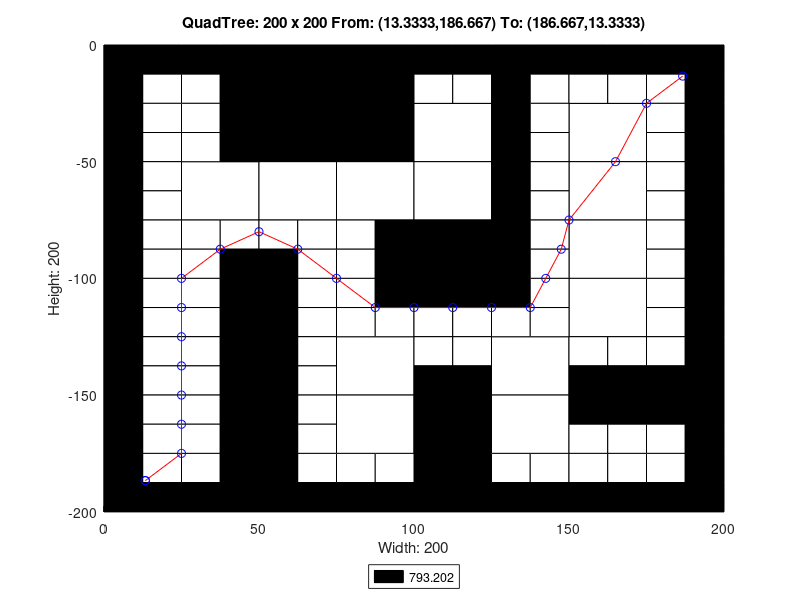

MATLAB code for this plot:
axis([0 200 -200 0]);
title('QuadTree: 200 x 200 From: (13.3333,186.667) To: (186.667,13.3333)');
xlabel('Width: 200');
ylabel('Height: 200');
rectangle('Position',[50 -50 50 50], 'FaceColor',[0 0 0]);
rectangle('Position',[25 -75 25 25], 'FaceColor',[1 1 1]);
rectangle('Position',[50 -75 25 25], 'FaceColor',[1 1 1]);
rectangle('Position',[75 -75 25 25], 'FaceColor',[1 1 1]);
rectangle('Position',[100 -50 25 25], 'FaceColor',[1 1 1]);
rectangle('Position',[150 -50 25 25], 'FaceColor',[1 1 1]);
rectangle('Position',[100 -75 25 25], 'FaceColor',[1 1 1]);
rectangle('Position',[100 -100 25 25], 'FaceColor',[0 0 0]);
rectangle('Position',[150 -75 25 25], 'FaceColor',[1 1 1]);
rectangle('Position',[150 -100 25 25], 'FaceColor',[1 1 1]);
rectangle('Position',[75 -150 25 25], 'FaceColor',[1 1 1]);
rectangle('Position',[75 -175 25 25], 'FaceColor',[1 1 1]);
rectangle('Position',[125 -150 25 25], 'FaceColor',[1 1 1]);
rectangle('Position',[150 -125 25 25], 'FaceColor',[1 1 1]);
rectangle('Position',[100 -175 25 25], 'FaceColor',[0 0 0]);
rectangle('Position',[125 -175 25 25], 'FaceColor',[1 1 1]);
rectangle('Position',[100 -200 25 25], 'FaceColor',[0 0 0]);
rectangle('Position',[0 -12.5 12.5 12.5], 'FaceColor',[0 0 0]);
rectangle('Position',[12.5 -12.5 12.5 12.5], 'FaceColor',[0 0 0]);
rectangle('Position',[0 -25 12.5 12.5], 'FaceColor',[0 0 0]);
rectangle('Position',[12.5 -25 12.5 12.5], 'FaceColor',[1 1 1]);
rectangle('Position',[25 -12.5 12.5 12.5], 'FaceColor',[0 0 0]);
rectangle('Position',[37.5 -12.5 12.5 12.5], 'FaceColor',[0 0 0]);
rectangle('Position',[25 -25 12.5 12.5], 'FaceColor',[1 1 1]);
rectangle('Position',[37.5 -25 12.5 12.5], 'FaceColor',[0 0 0]);
rectangle('Position',[0 -37.5 12.5 12.5], 'FaceColor',[0 0 0]);
rectangle('Position',[12.5 -37.5 12.5 12.5], 'FaceColor',[1 1 1]);
rectangle('Position',[0 -50 12.5 12.5], 'FaceColor',[0 0 0]);
rectangle('Position',[12.5 -50 12.5 12.5], 'FaceColor',[1 1 1]);
rectangle('Position',[25 -37.5 12.5 12.5], 'FaceColor',[1 1 1]);
rectangle('Position',[37.5 -37.5 12.5 12.5], 'FaceColor',[0 0 0]);
rectangle('Position',[25 -50 12.5 12.5], 'FaceColor',[1 1 1]);
rectangle('Position',[37.5 -50 12.5 12.5], 'FaceColor',[0 0 0]);
rectangle('Position',[0 -62.5 12.5 12.5], 'FaceColor',[0 0 0]);
rectangle('Position',[12.5 -62.5 12.5 12.5], 'FaceColor',[1 1 1]);
rectangle('Position',[0 -75 12.5 12.5], 'FaceColor',[0 0 0]);
rectangle('Position',[12.5 -75 12.5 12.5], 'FaceColor',[1 1 1]);
rectangle('Position',[0 -87.5 12.5 12.5], 'FaceColor',[0 0 0]);
rectangle('Position',[12.5 -87.5 12.5 12.5], 'FaceColor',[1 1 1]);
rectangle('Position',[0 -100 12.5 12.5], 'FaceColor',[0 0 0]);
rectangle('Position',[12.5 -100 12.5 12.5], 'FaceColor',[1 1 1]);
rectangle('Position',[25 -87.5 12.5 12.5], 'FaceColor',[1 1 1]);
rectangle('Position',[37.5 -87.5 12.5 12.5], 'FaceColor',[1 1 1]);
rectangle('Position',[25 -100 12.5 12.5], 'FaceColor',[1 1 1]);
rectangle('Position',[37.5 -100 12.5 12.5], 'FaceColor',[0 0 0]);
rectangle('Position',[50 -87.5 12.5 12.5], 'FaceColor',[1 1 1]);
rectangle('Position',[62.5 -87.5 12.5 12.5], 'FaceColor',[1 1 1]);
rectangle('Position',[50 -100 12.5 12.5], 'FaceColor',[0 0 0]);
rectangle('Position',[62.5 -100 12.5 12.5], 'FaceColor',[1 1 1]);
rectangle('Position',[75 -87.5 12.5 12.5], 'FaceColor',[1 1 1]);
rectangle('Position',[87.5 -87.5 12.5 12.5], 'FaceColor',[0 0 0]);
rectangle('Position',[75 -100 12.5 12.5], 'FaceColor',[1 1 1]);
rectangle('Position',[87.5 -100 12.5 12.5], 'FaceColor',[0 0 0]);
rectangle('Position',[100 -12.5 12.5 12.5], 'FaceColor',[0 0 0]);
rectangle('Position',[112.5 -12.5 12.5 12.5], 'FaceColor',[0 0 0]);
rectangle('Position',[100 -25 12.5 12.5], 'FaceColor',[1 1 1]);
rectangle('Position',[112.5 -25 12.5 12.5], 'FaceColor',[1 1 1]);
rectangle('Position',[125 -12.5 12.5 12.5], 'FaceColor',[0 0 0]);
rectangle('Position',[137.5 -12.5 12.5 12.5], 'FaceColor',[0 0 0]);
rectangle('Position',[125 -25 12.5 12.5], 'FaceColor',[0 0 0]);
rectangle('Position',[137.5 -25 12.5 12.5], 'FaceColor',[1 1 1]);
rectangle('Position',[125 -37.5 12.5 12.5], 'FaceColor',[0 0 0]);
rectangle('Position',[137.5 -37.5 12.5 12.5], 'FaceColor',[1 1 1]);
rectangle('Position',[125 -50 12.5 12.5], 'FaceColor',[0 0 0]);
rectangle('Position',[137.5 -50 12.5 12.5], 'FaceColor',[1 1 1]);
rectangle('Position',[150 -12.5 12.5 12.5], 'FaceColor',[0 0 0]);
rectangle('Position',[162.5 -12.5 12.5 12.5], 'FaceColor',[0 0 0]);
rectangle('Position',[150 -25 12.5 12.5], 'FaceColor',[1 1 1]);
rectangle('Position',[162.5 -25 12.5 12.5], 'FaceColor',[1 1 1]);
rectangle('Position',[175 -12.5 12.5 12.5], 'FaceColor',[0 0 0]);
rectangle('Position',[187.5 -12.5 12.5 12.5], 'FaceColor',[0 0 0]);
rectangle('Position',[175 -25 12.5 12.5], 'FaceColor',[1 1 1]);
rectangle('Position',[187.5 -25 12.5 12.5], 'FaceColor',[0 0 0]);
rectangle('Position',[175 -37.5 12.5 12.5], 'FaceColor',[1 1 1]);
rectangle('Position',[187.5 -37.5 12.5 12.5], 'FaceColor',[0 0 0]);
rectangle('Position',[175 -50 12.5 12.5], 'FaceColor',[1 1 1]);
rectangle('Position',[187.5 -50 12.5 12.5], 'FaceColor',[0 0 0]);
rectangle('Position',[125 -62.5 12.5 12.5], 'FaceColor',[0 0 0]);
rectangle('Position',[137.5 -62.5 12.5 12.5], 'FaceColor',[1 1 1]);
rectangle('Position',[125 -75 12.5 12.5], 'FaceColor',[0 0 0]);
rectangle('Position',[137.5 -75 12.5 12.5], 'FaceColor',[1 1 1]);
rectangle('Position',[125 -87.5 12.5 12.5], 'FaceColor',[0 0 0]);
rectangle('Position',[137.5 -87.5 12.5 12.5], 'FaceColor',[1 1 1]);
rectangle('Position',[125 -100 12.5 12.5], 'FaceColor',[0 0 0]);
rectangle('Position',[137.5 -100 12.5 12.5], 'FaceColor',[1 1 1]);
rectangle('Position',[175 -62.5 12.5 12.5], 'FaceColor',[1 1 1]);
rectangle('Position',[187.5 -62.5 12.5 12.5], 'FaceColor',[0 0 0]);
rectangle('Position',[175 -75 12.5 12.5], 'FaceColor',[1 1 1]);
rectangle('Position',[187.5 -75 12.5 12.5], 'FaceColor',[0 0 0]);
rectangle('Position',[175 -87.5 12.5 12.5], 'FaceColor',[1 1 1]);
rectangle('Position',[187.5 -87.5 12.5 12.5], 'FaceColor',[0 0 0]);
rectangle('Position',[175 -100 12.5 12.5], 'FaceColor',[1 1 1]);
rectangle('Position',[187.5 -100 12.5 12.5], 'FaceColor',[0 0 0]);
rectangle('Position',[0 -112.5 12.5 12.5], 'FaceColor',[0 0 0]);
rectangle('Position',[12.5 -112.5 12.5 12.5], 'FaceColor',[1 1 1]);
rectangle('Position',[0 -125 12.5 12.5], 'FaceColor',[0 0 0]);
rectangle('Position',[12.5 -125 12.5 12.5], 'FaceColor',[1 1 1]);
rectangle('Position',[25 -112.5 12.5 12.5], 'FaceColor',[1 1 1]);
rectangle('Position',[37.5 -112.5 12.5 12.5], 'FaceColor',[0 0 0]);
rectangle('Position',[25 -125 12.5 12.5], 'FaceColor',[1 1 1]);
rectangle('Position',[37.5 -125 12.5 12.5], 'FaceColor',[0 0 0]);
rectangle('Position',[0 -137.5 12.5 12.5], 'FaceColor',[0 0 0]);
rectangle('Position',[12.5 -137.5 12.5 12.5], 'FaceColor',[1 1 1]);
rectangle('Position',[0 -150 12.5 12.5], 'FaceColor',[0 0 0]);
rectangle('Position',[12.5 -150 12.5 12.5], 'FaceColor',[1 1 1]);
rectangle('Position',[25 -137.5 12.5 12.5], 'FaceColor',[1 1 1]);
rectangle('Position',[37.5 -137.5 12.5 12.5], 'FaceColor',[0 0 0]);
rectangle('Position',[25 -150 12.5 12.5], 'FaceColor',[1 1 1]);
rectangle('Position',[37.5 -150 12.5 12.5], 'FaceColor',[0 0 0]);
rectangle('Position',[50 -112.5 12.5 12.5], 'FaceColor',[0 0 0]);
rectangle('Position',[62.5 -112.5 12.5 12.5], 'FaceColor',[1 1 1]);
rectangle('Position',[50 -125 12.5 12.5], 'FaceColor',[0 0 0]);
rectangle('Position',[62.5 -125 12.5 12.5], 'FaceColor',[1 1 1]);
rectangle('Position',[75 -112.5 12.5 12.5], 'FaceColor',[1 1 1]);
rectangle('Position',[87.5 -112.5 12.5 12.5], 'FaceColor',[0 0 0]);
rectangle('Position',[75 -125 12.5 12.5], 'FaceColor',[1 1 1]);
rectangle('Position',[87.5 -125 12.5 12.5], 'FaceColor',[1 1 1]);
rectangle('Position',[50 -137.5 12.5 12.5], 'FaceColor',[0 0 0]);
rectangle('Position',[62.5 -137.5 12.5 12.5], 'FaceColor',[1 1 1]);
rectangle('Position',[50 -150 12.5 12.5], 'FaceColor',[0 0 0]);
rectangle('Position',[62.5 -150 12.5 12.5], 'FaceColor',[1 1 1]);
rectangle('Position',[0 -162.5 12.5 12.5], 'FaceColor',[0 0 0]);
rectangle('Position',[12.5 -162.5 12.5 12.5], 'FaceColor',[1 1 1]);
rectangle('Position',[0 -175 12.5 12.5], 'FaceColor',[0 0 0]);
rectangle('Position',[12.5 -175 12.5 12.5], 'FaceColor',[1 1 1]);
rectangle('Position',[25 -162.5 12.5 12.5], 'FaceColor',[1 1 1]);
rectangle('Position',[37.5 -162.5 12.5 12.5], 'FaceColor',[0 0 0]);
rectangle('Position',[25 -175 12.5 12.5], 'FaceColor',[1 1 1]);
rectangle('Position',[37.5 -175 12.5 12.5], 'FaceColor',[0 0 0]);
rectangle('Position',[0 -187.5 12.5 12.5], 'FaceColor',[0 0 0]);
rectangle('Position',[12.5 -187.5 12.5 12.5], 'FaceColor',[1 1 1]);
rectangle('Position',[0 -200 12.5 12.5], 'FaceColor',[0 0 0]);
rectangle('Position',[12.5 -200 12.5 12.5], 'FaceColor',[0 0 0]);
rectangle('Position',[25 -187.5 12.5 12.5], 'FaceColor',[1 1 1]);
rectangle('Position',[37.5 -187.5 12.5 12.5], 'FaceColor',[0 0 0]);
rectangle('Position',[25 -200 12.5 12.5], 'FaceColor',[0 0 0]);
rectangle('Position',[37.5 -200 12.5 12.5], 'FaceColor',[0 0 0]);
rectangle('Position',[50 -162.5 12.5 12.5], 'FaceColor',[0 0 0]);
rectangle('Position',[62.5 -162.5 12.5 12.5], 'FaceColor',[1 1 1]);
rectangle('Position',[50 -175 12.5 12.5], 'FaceColor',[0 0 0]);
rectangle('Position',[62.5 -175 12.5 12.5], 'FaceColor',[1 1 1]);
rectangle('Position',[50 -187.5 12.5 12.5], 'FaceColor',[0 0 0]);
rectangle('Position',[62.5 -187.5 12.5 12.5], 'FaceColor',[1 1 1]);
rectangle('Position',[50 -200 12.5 12.5], 'FaceColor',[0 0 0]);
rectangle('Position',[62.5 -200 12.5 12.5], 'FaceColor',[0 0 0]);
rectangle('Position',[75 -187.5 12.5 12.5], 'FaceColor',[1 1 1]);
rectangle('Position',[87.5 -187.5 12.5 12.5], 'FaceColor',[1 1 1]);
rectangle('Position',[75 -200 12.5 12.5], 'FaceColor',[0 0 0]);
rectangle('Position',[87.5 -200 12.5 12.5], 'FaceColor',[0 0 0]);
rectangle('Position',[100 -112.5 12.5 12.5], 'FaceColor',[0 0 0]);
rectangle('Position',[112.5 -112.5 12.5 12.5], 'FaceColor',[0 0 0]);
rectangle('Position',[100 -125 12.5 12.5], 'FaceColor',[1 1 1]);
rectangle('Position',[112.5 -125 12.5 12.5], 'FaceColor',[1 1 1]);
rectangle('Position',[125 -112.5 12.5 12.5], 'FaceColor',[0 0 0]);
rectangle('Position',[137.5 -112.5 12.5 12.5], 'FaceColor',[1 1 1]);
rectangle('Position',[125 -125 12.5 12.5], 'FaceColor',[1 1 1]);
rectangle('Position',[137.5 -125 12.5 12.5], 'FaceColor',[1 1 1]);
rectangle('Position',[100 -137.5 12.5 12.5], 'FaceColor',[1 1 1]);
rectangle('Position',[112.5 -137.5 12.5 12.5], 'FaceColor',[1 1 1]);
rectangle('Position',[100 -150 12.5 12.5], 'FaceColor',[0 0 0]);
rectangle('Position',[112.5 -150 12.5 12.5], 'FaceColor',[0 0 0]);
rectangle('Position',[175 -112.5 12.5 12.5], 'FaceColor',[1 1 1]);
rectangle('Position',[187.5 -112.5 12.5 12.5], 'FaceColor',[0 0 0]);
rectangle('Position',[175 -125 12.5 12.5], 'FaceColor',[1 1 1]);
rectangle('Position',[187.5 -125 12.5 12.5], 'FaceColor',[0 0 0]);
rectangle('Position',[150 -137.5 12.5 12.5], 'FaceColor',[1 1 1]);
rectangle('Position',[162.5 -137.5 12.5 12.5], 'FaceColor',[1 1 1]);
rectangle('Position',[150 -150 12.5 12.5], 'FaceColor',[0 0 0]);
rectangle('Position',[162.5 -150 12.5 12.5], 'FaceColor',[0 0 0]);
rectangle('Position',[175 -137.5 12.5 12.5], 'FaceColor',[1 1 1]);
rectangle('Position',[187.5 -137.5 12.5 12.5], 'FaceColor',[0 0 0]);
rectangle('Position',[175 -150 12.5 12.5], 'FaceColor',[0 0 0]);
rectangle('Position',[187.5 -150 12.5 12.5], 'FaceColor',[0 0 0]);
rectangle('Position',[125 -187.5 12.5 12.5], 'FaceColor',[1 1 1]);
rectangle('Position',[137.5 -187.5 12.5 12.5], 'FaceColor',[1 1 1]);
rectangle('Position',[125 -200 12.5 12.5], 'FaceColor',[0 0 0]);
rectangle('Position',[137.5 -200 12.5 12.5], 'FaceColor',[0 0 0]);
rectangle('Position',[150 -162.5 12.5 12.5], 'FaceColor',[0 0 0]);
rectangle('Position',[162.5 -162.5 12.5 12.5], 'FaceColor',[0 0 0]);
rectangle('Position',[150 -175 12.5 12.5], 'FaceColor',[1 1 1]);
rectangle('Position',[162.5 -175 12.5 12.5], 'FaceColor',[1 1 1]);
rectangle('Position',[175 -162.5 12.5 12.5], 'FaceColor',[0 0 0]);
rectangle('Position',[187.5 -162.5 12.5 12.5], 'FaceColor',[0 0 0]);
rectangle('Position',[175 -175 12.5 12.5], 'FaceColor',[1 1 1]);
rectangle('Position',[187.5 -175 12.5 12.5], 'FaceColor',[0 0 0]);
rectangle('Position',[150 -187.5 12.5 12.5], 'FaceColor',[1 1 1]);
rectangle('Position',[162.5 -187.5 12.5 12.5], 'FaceColor',[1 1 1]);
rectangle('Position',[150 -200 12.5 12.5], 'FaceColor',[0 0 0]);
rectangle('Position',[162.5 -200 12.5 12.5], 'FaceColor',[0 0 0]);
rectangle('Position',[175 -187.5 12.5 12.5], 'FaceColor',[1 1 1]);
rectangle('Position',[187.5 -187.5 12.5 12.5], 'FaceColor',[0 0 0]);
rectangle('Position',[175 -200 12.5 12.5], 'FaceColor',[0 0 0]);
rectangle('Position',[187.5 -200 12.5 12.5], 'FaceColor',[0 0 0]);
X=[186.667,175,165,150,147.5,142.5,137.5,125,112.5,100,87.5,75,62.5,50,37.5,25,25,25,25,25,25,25,13.3333,13.3333];
Y=[-13.3333,-25,-50,-75,-87.5,-100,-112.5,-112.5,-112.5,-112.5,-112.5,-100,-87.5,-80,-87.5,-100,-112.5,-125,-137.5,-150,-162.5,-175,-186.667,-186.667];
hold on;
plot(X,Y,'r');
plot(X,Y,'bo');
legend('793.202','Location','southoutside');
